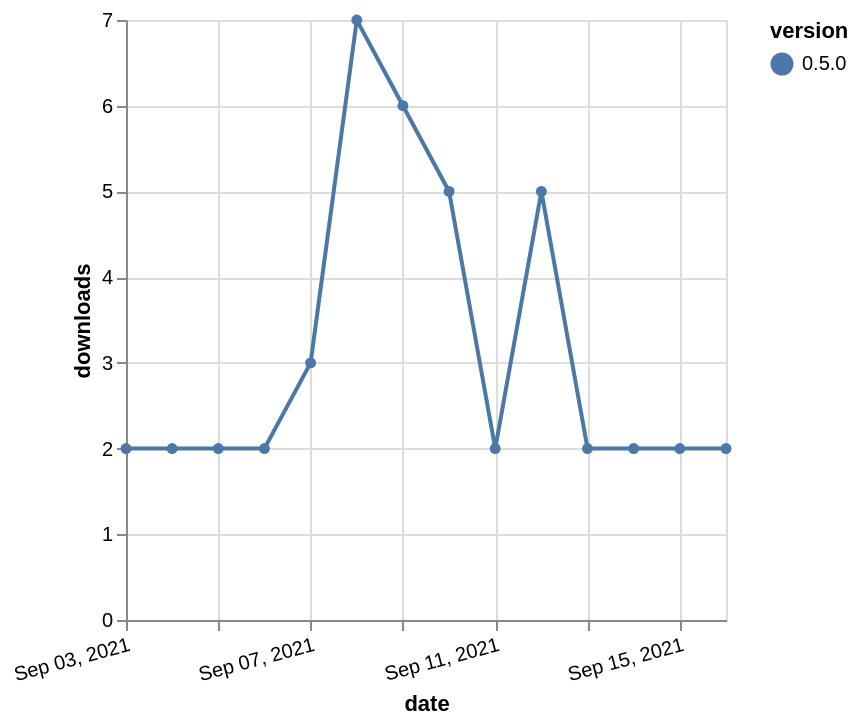

Write the Vega-Lite specification saved for this chart.
### Vega-Lite specification from a JSON file in a GitHub repository (floating-point values rounded to 4 significant figures)
{"$schema": "https://vega.github.io/schema/vega-lite/v5.json", "description": "A simple bar chart with embedded data.", "data": {"values": [{"date": "2021-09-03", "total": 3784, "delta": 2, "version": "0.5.0"}, {"date": "2021-09-04", "total": 3786, "delta": 2, "version": "0.5.0"}, {"date": "2021-09-05", "total": 3788, "delta": 2, "version": "0.5.0"}, {"date": "2021-09-06", "total": 3790, "delta": 2, "version": "0.5.0"}, {"date": "2021-09-07", "total": 3793, "delta": 3, "version": "0.5.0"}, {"date": "2021-09-08", "total": 3800, "delta": 7, "version": "0.5.0"}, {"date": "2021-09-09", "total": 3806, "delta": 6, "version": "0.5.0"}, {"date": "2021-09-10", "total": 3811, "delta": 5, "version": "0.5.0"}, {"date": "2021-09-11", "total": 3813, "delta": 2, "version": "0.5.0"}, {"date": "2021-09-12", "total": 3818, "delta": 5, "version": "0.5.0"}, {"date": "2021-09-13", "total": 3820, "delta": 2, "version": "0.5.0"}, {"date": "2021-09-14", "total": 3822, "delta": 2, "version": "0.5.0"}, {"date": "2021-09-15", "total": 3824, "delta": 2, "version": "0.5.0"}, {"date": "2021-09-16", "total": 3826, "delta": 2, "version": "0.5.0"}]}, "width": "container", "mark": {"type": "line", "point": {"filled": true}}, "encoding": {"x": {"field": "date", "type": "temporal", "timeUnit": "yearmonthdate", "title": "date", "axis": {"labelAngle": -15}}, "y": {"field": "delta", "type": "quantitative", "title": "downloads"}, "color": {"field": "version", "type": "nominal"}, "tooltip": {"field": "delta"}}}
